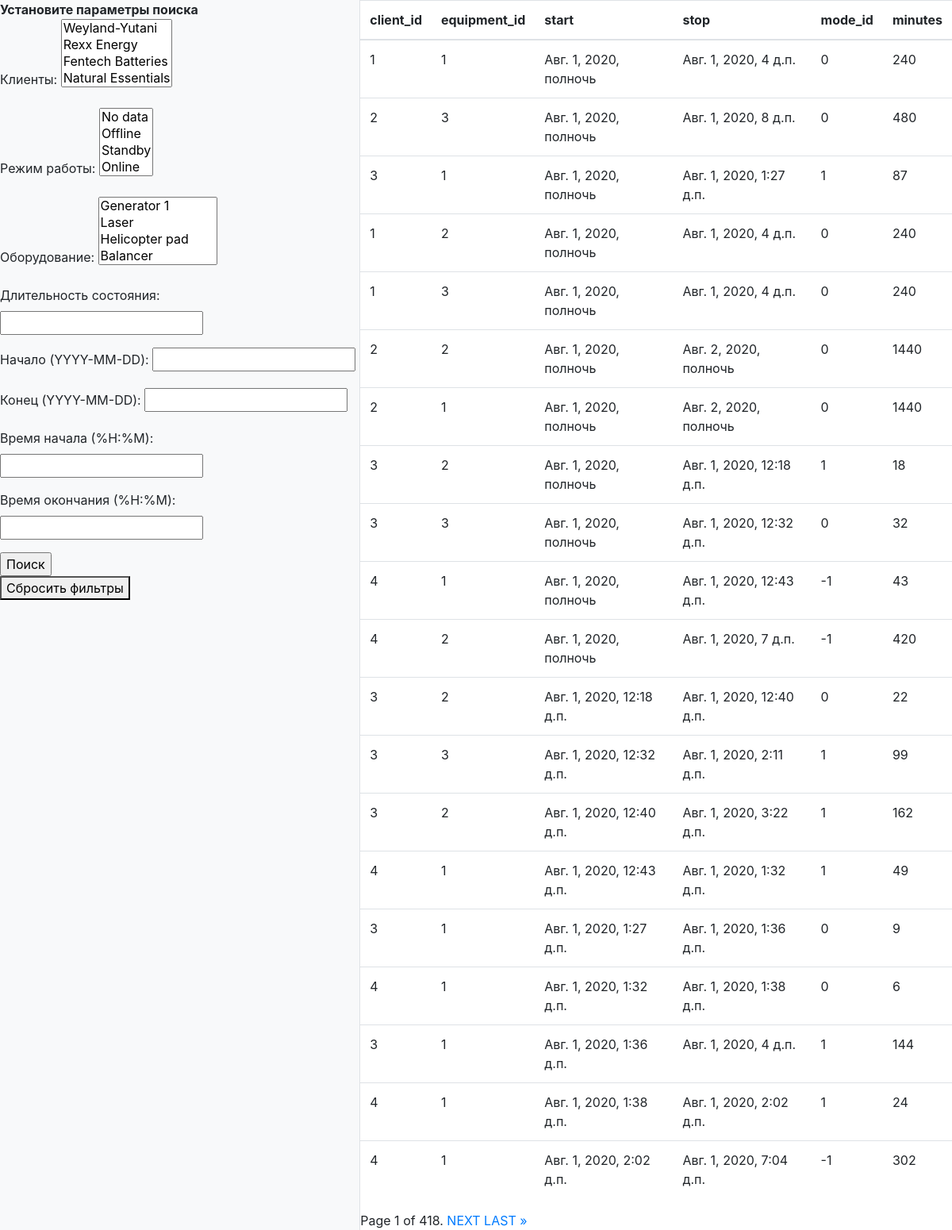
The page / on the database its author committed.
### equipment/models.py (models this page shows)
class Duration(models.Model):
    id = models.AutoField(primary_key=True)
    client_id = models.IntegerField()
    equipment_id = models.IntegerField()
    start = models.DateTimeField()
    stop = models.DateTimeField()
    mode_id = models.IntegerField()
    minutes = models.IntegerField()
    class Meta:
        managed = False
        db_table = 'durations'

### equipment/views.py (the view)
# urls.py: path('', views.index, name='index'),
def index(request):
    if request.method == 'POST':
        form = DurationFilterForm()
        query = Duration.objects.all().order_by('start')
        link_querystring = ''
    else:
        query = Duration.objects.all().order_by('start')
        form = DurationFilterForm(request.GET)
        if form.is_valid():
            if form.cleaned_data['client'] and '-100' not in form.cleaned_data['client']:
                query = query.filter(client_id__in=form.cleaned_data['client'])
            if form.cleaned_data['mode'] and '-100' not in form.cleaned_data['mode']:
                query = query.filter(mode_id__in=form.cleaned_data['mode'])
            if form.cleaned_data['equip'] and '-100' not in form.cleaned_data['equip']:
                query = query.filter(equipment_id__in=form.cleaned_data['equip'])
            if form.cleaned_data['duration']:
                query = query.filter(minutes=form.cleaned_data['duration'])
            if form.cleaned_data['start_date']:
                query = query.filter(start__date=form.cleaned_data['start_date'])
            if form.cleaned_data['stop_date']:
                query = query.filter(stop__date=form.cleaned_data['stop_date'])
            if form.cleaned_data['start_hour']:
                query = query.filter(start__time__gte=form.cleaned_data['start_hour'])
            if form.cleaned_data['stop_hour']:
                query = query.filter(stop__time__lte=form.cleaned_data['stop_hour'])
            q = request.GET.copy()
            try:
                q.pop('page')
            except KeyError:
                pass
            link_querystring = q.urlencode()
    page_obj = paginate(query, request)
    context = {'form': form, 'page_obj': page_obj, 'link_querystring': link_querystring}
    return render(request, 'equipment/index.html', context)

### equipment/forms.py
class DurationFilterForm(forms.Form):
    client = forms.MultipleChoiceField(choices=get_list(Client), label='Клиенты',
                                       required=False)
    mode = forms.MultipleChoiceField(choices=get_list(Mode), label='Режим работы',
                                     required=False)
    equip = forms.MultipleChoiceField(choices=get_list(Equipment), label='Оборудование',
                                      required=False)
    duration = forms.IntegerField(label='Длительность состояния', required=False,
                                  validators=[validate_positive])
    start_date = forms.DateField(label='Начало (YYYY-MM-DD)', required=False)
    stop_date = forms.DateField(label='Конец (YYYY-MM-DD)', required=False)
    start_hour = forms.TimeField(label='Время начала (%H:%M)', required=False)
    stop_hour = forms.TimeField(label='Время окончания (%H:%M)', required=False)

### equipment/views.py (called while the page is built)
def paginate(queryset, request):
    paginator = Paginator(queryset, 20)
    page_number = request.GET.get('page')
    page_obj = paginator.get_page(page_number)
    return page_obj

### equipment/templates/equipment/index.html (shortened to what this page needs)
{% load bootstrap4 %}
<!DOCTYPE html>
<html lang="en">
<head>
    {% bootstrap_css %}
</head>
<body>
<div class="d-flex" id="wrapper">
    <div class="bg-light border-right" id="sidebar-wrapper">
        <div class="sidebar-heading"><b>Установите параметры поиска</b></div>
        <div>
            <form action="" method="get">
                {{ form.as_p }}
                <input type="submit" value="Поиск">
            </form>
            <form action="{% url 'equipment:index' %}" method="post">
                <button type="submit">Сбросить фильтры</button>
            </form>
        </div>
    </div>
    <div id="page-content-wrapper">
        <table class="table">
            <thead>
            <tr>
                <th>client_id</th>
                <th>equipment_id</th>
                <th>start</th>
                <th>stop</th>
                <th>mode_id</th>
                <th>minutes</th>
            </tr>
            </thead>
            <tbody>
            {% for item in page_obj %}
            <tr>
                <td> {{ item.client_id }}</td>
                <td> {{ item.equipment_id }}</td>
                <td> {{ item.start }}</td>
                <td> {{ item.stop }}</td>
                <td> {{ item.mode_id }}</td>
                <td> {{ item.minutes }}</td>
            </tr>
            {% endfor %}
            </tbody>
        </table>
        <div class="pagination">
            <span class="step-links">
                <span class="current">
                    Page {{ page_obj.number }} of {{ page_obj.paginator.num_pages }}.
                </span>
                {% if page_obj.has_next %}
                    <a href="?page={{ page_obj.next_page_number }}&{{ link_querystring }}">NEXT  </a>
                    <a href="?page={{ page_obj.paginator.num_pages }}&{{ link_querystring }}">LAST &raquo;</a>
                {% endif %}
            </span>
        </div>
    </div>
</div>
</body>
</html>

### rows shown on the page
Duration: client_id "1", equipment_id "1", start "Авг. 1, 2020, полночь", stop "Авг. 1, 2020, 4 д.п.", mode_id "0", minutes "240"
Duration: client_id "2", equipment_id "3", start "Авг. 1, 2020, полночь", stop "Авг. 1, 2020, 8 д.п.", mode_id "0", minutes "480"
Duration: client_id "3", equipment_id "1", start "Авг. 1, 2020, полночь", stop "Авг. 1, 2020, 1:27 д.п.", mode_id "1", minutes "87"
Duration: client_id "1", equipment_id "2", start "Авг. 1, 2020, полночь", stop "Авг. 1, 2020, 4 д.п.", mode_id "0", minutes "240"
Duration: client_id "1", equipment_id "3", start "Авг. 1, 2020, полночь", stop "Авг. 1, 2020, 4 д.п.", mode_id "0", minutes "240"
Duration: client_id "2", equipment_id "2", start "Авг. 1, 2020, полночь", stop "Авг. 2, 2020, полночь", mode_id "0", minutes "1440"
Duration: client_id "2", equipment_id "1", start "Авг. 1, 2020, полночь", stop "Авг. 2, 2020, полночь", mode_id "0", minutes "1440"
Duration: client_id "3", equipment_id "1", start "Авг. 1, 2020, 1:27 д.п.", stop "Авг. 1, 2020, 1:36 д.п.", mode_id "0", minutes "9"
Duration: client_id "3", equipment_id "1", start "Авг. 1, 2020, 1:36 д.п.", stop "Авг. 1, 2020, 4 д.п.", mode_id "1", minutes "144"

### other values the page prints
{{ page_obj.number }} "1"
{{ page_obj.paginator.num_pages }} "418"
